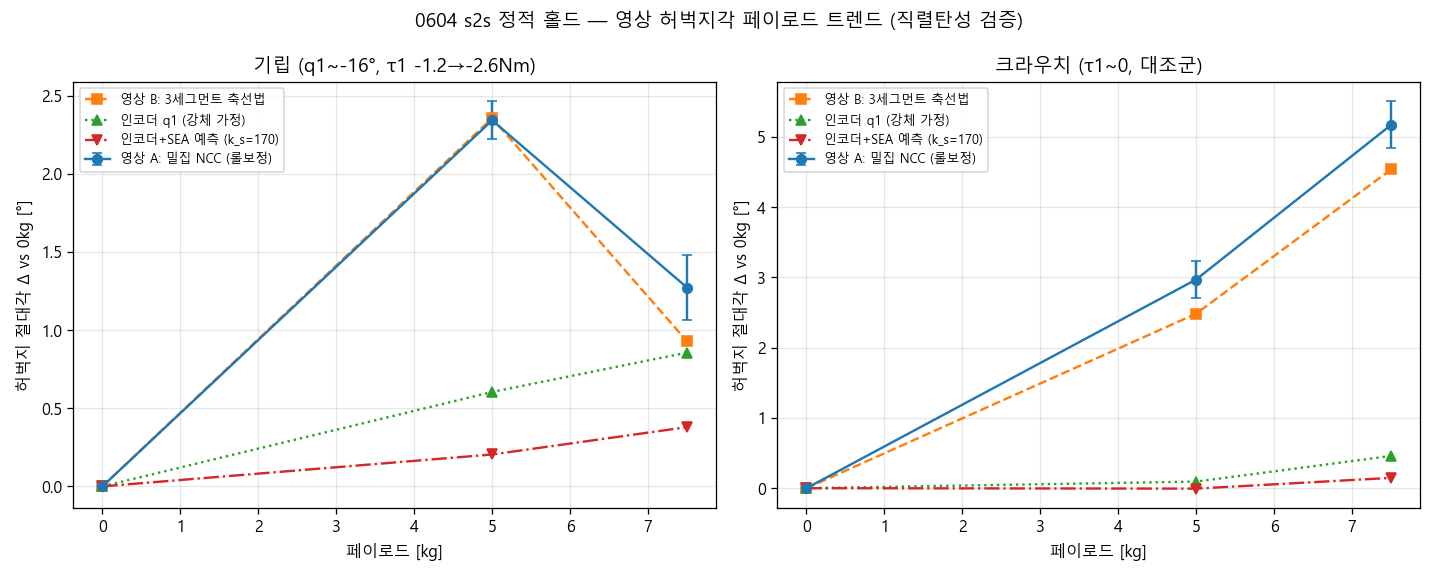

Source code (Python):
# -*- coding: utf-8 -*-
"""s2s_video_static v3 — H3 영상측: 0604 페이로드 s2s 정적 유지 구간 링크각 정밀 측정.

목적: 인코더 각도와 영상(진짜 사지) 각도의 차이 = 구동계 비틀림(직렬탄성)을 페이로드별로 측정.
  기립(q1≈−16°)에서 τ1: 0kg −1.20 / 5kg −2.39 / 7.5kg −2.62 Nm → SEA(k_s≈170)라면 ~0.4−0.5° 추가 처짐.
  크라우치(τ1≈0)는 대조군. 0kg ext(τ1≈−0.14)도 대조군.

측정 방법 진화 (v1/v2 교훈):
  · v1: 힙 디스크 = 크랭크 허브 확인 (자세 간 disc-knee 363/358/296px 불일치, 겉보기 회전이 q2 차이 추종)
    → 디스크 기반 절대각 오염. 자동 트러스 소패치는 자기유사+반사 변화로 오정합.
  · v2: 36px 소패치 Kabsch — 영상 간 스케일 1~3% 차이를 강체 모델이 흡수 못해 바이어스/기각 붕괴.
  · v3 (최종): ★밀집 마스크 NCC 정합 — 링크 전체 금속 픽셀(수천 점)을 상관계수(밝기 불변)로,
    (회전 dφ, 스케일 s, 병진 t) 완전 탐색+파라볼라. 크랭크 디스크/베어링/발 휠(구름) 제외 마스크.
    프레임별 미소 정합으로 떨림 [°] 직접 산출. 레일 좌에지 직선으로 카메라 롤 보정(영상 간).
    절대각 앵커: θ_thigh(0kg crouch) ≡ q1_enc(0kg crouch) (τ1=−0.03≈0 캘리브).

각도 규약: θ = degrees(atan2(-(dy), dx)) — 이미지 y 아래+. 픽셀 회전 dφ(x→y+)에 대해 Δθ = −dφ.
"""
# --- 실험 데이터 경로: 단일 출처 (code/bench/datapaths.py) ---
import os as _o, sys as _s
_d = _o.path.dirname(_o.path.abspath(__file__))
while _d != _o.path.dirname(_d) and not _o.path.isdir(_o.path.join(_d, 'code', 'bench')):
    _d = _o.path.dirname(_d)
if _o.path.join(_d, 'code', 'bench') not in _s.path:
    _s.path.append(_o.path.join(_d, 'code', 'bench'))
from datapaths import DATA_ROOT, CVT_ROOT  # noqa: E402
# ---------------------------------------------------------------
import os, json
os.environ.setdefault("PYTHONIOENCODING", "utf-8")
from pathlib import Path
import numpy as np
import pandas as pd
import imageio.v3 as iio
from scipy import ndimage
import matplotlib
matplotlib.use("Agg")
import matplotlib.pyplot as plt
plt.rcParams["font.family"] = "Malgun Gothic"
plt.rcParams["axes.unicode_minus"] = False

HERE = Path(__file__).parent
ROOT = Path((DATA_ROOT + "/26_06_04/no_cvt"))

KT, GR, CF = 0.091, 9.0, 0.59
A = np.array([1.15605006, 4.17389589e-4, 0.26855607, 0.04904241])
def ahat(raw, v):
    Iq = (CF/(GR*KT))*np.asarray(raw, float); s = np.sign(v)
    return A[0]*GR*KT*Iq - A[1]*GR*np.abs(Iq)*Iq - A[2]*s - A[3]*np.abs(Iq)*s

FPS = 24.0
CFG = {
    "0kg": dict(
        mp4=ROOT/"no_load/KakaoTalk_20260604_170859513.mp4", raw=ROOT/"no_load/raw_unwrap",
        payload=0.0, crouch_end_data=48.306,
        holds={"crouch": (4, 44), "stand": (134, 166), "ext": (196, 226)},
        segs={"crouch": (0.0, 48.306), "stand": (51.142, 53.218), "ext": (54.218, 68.216)}),
    "5kg": dict(
        mp4=ROOT/"load_5/KakaoTalk_20260604_170309383.mp4", raw=ROOT/"load_5/raw_unwrap",
        payload=5.0, crouch_end_data=47.486,
        holds={"crouch": (4, 64), "stand": (167, 191), "settle": (232, 254)},
        segs={"crouch": (18.058, 47.486), "stand": (51.25, 52.716)}),
    "7.5kg": dict(
        mp4=ROOT/"load_7.5/KakaoTalk_20260604_170101423.mp4", raw=ROOT/"load_7.5/raw_unwrap",
        payload=7.5, crouch_end_data=53.35,
        holds={"crouch": (4, 84), "stand": (179, 195)},
        segs={"crouch": (36.408, 53.35), "stand": (56.57, 58.414)}),
}
REF0 = {  # 0kg 평균영상 근사 좌표 (암흑 중심공 정련 전)
    "crouch": dict(knee=(577, 937), foot=(350, 1155), disc=(286, 723)),
    "stand":  dict(knee=(662, 1054), foot=(307, 1148), disc=(310, 1005)),
    "ext":    dict(knee=(460, 858), foot=(318, 1152), disc=(352, 585)),
}
TSZ = 36

def gray(a): return a.mean(axis=2).astype(np.float32)

def stream_video(cfg):
    prev, diffs, n = None, [], 0
    frames = {k: [] for k in cfg["holds"]}
    mean_rgb = {k: None for k in cfg["holds"]}
    for i, fr in enumerate(iio.imiter(str(cfg["mp4"]), plugin="FFMPEG")):
        g = gray(fr)
        if prev is not None:
            diffs.append(float(np.abs(g - prev).mean()))
        prev = g; n += 1
        for k, (a, b) in cfg["holds"].items():
            if a <= i < b:
                frames[k].append(g)
                f64 = fr.astype(np.float64)
                mean_rgb[k] = f64 if mean_rgb[k] is None else mean_rgb[k] + f64
    for k in cfg["holds"]:
        mean_rgb[k] = mean_rgb[k] / len(frames[k])
    return np.array(diffs), frames, mean_rgb, n

def motion_onset(diffs, t_from=0.8):
    d = diffs.copy(); d[np.arange(len(d)) % 24 == 23] = 0.0
    for i in range(int(t_from*FPS), len(d)-2):
        if d[i] > 1.0 and d[i+1] > 1.0 and d[i+2] > 1.0:
            return i / FPS
    return None

def cut(img, cx, cy, half):
    return img[int(round(cy))-half:int(round(cy))+half, int(round(cx))-half:int(round(cx))+half]

def ssd_match(img, T, cx, cy, r):
    h = T.shape[0] // 2
    E = np.full((2*r+1, 2*r+1), np.inf, np.float64)
    H, W = img.shape
    icx, icy = int(round(cx)), int(round(cy))
    for iy, dy in enumerate(range(-r, r+1)):
        y0 = icy + dy - h
        if y0 < 0 or y0 + 2*h > H: continue
        for ix, dx in enumerate(range(-r, r+1)):
            x0 = icx + dx - h
            if x0 < 0 or x0 + 2*h > W: continue
            p = img[y0:y0+2*h, x0:x0+2*h]
            E[iy, ix] = float(((p - T)**2).mean())
    iy, ix = np.unravel_index(np.argmin(E), E.shape)
    return icx + (ix - r), icy + (iy - r), E[iy, ix]

def refine_dark_center(img, cx, cy, r=13):
    reg = img[int(cy)-r:int(cy)+r+1, int(cx)-r:int(cx)+r+1]
    thr = reg.min() + 0.35*(reg.max() - reg.min())
    yy, xx = np.mgrid[-r:r+1, -r:r+1]
    m = ((reg < thr) & (xx**2 + yy**2 <= r*r)).astype(np.float64)
    if m.sum() < 4: return float(cx), float(cy)
    w = (thr - reg).clip(0) * m
    return float(cx + (xx*w).sum()/w.sum()), float(cy + (yy*w).sum()/w.sum())

# ── 레일 롤 ──
def rail_roll(meanimg):
    g = meanimg
    prof = ndimage.uniform_filter1d(g[498:503].mean(axis=0), 3)
    gr = np.diff(prof)
    x_guess = int(np.argmin(gr[160:280]) + 160)
    xs, ys = [], []
    for y in range(420, 1081, 2):
        p = ndimage.uniform_filter1d(g[y-1:y+2].mean(axis=0), 3)
        d = np.diff(p)
        lo = x_guess - 16
        seg = d[lo:x_guess + 16]
        i = int(np.argmin(seg))
        if seg[i] > -12: continue
        s = 0.0
        if 0 < i < len(seg)-1:
            d2 = seg[i-1] - 2*seg[i] + seg[i+1]
            if d2 > 1e-9: s = float(np.clip(0.5*(seg[i-1]-seg[i+1])/d2, -1, 1))
        xs.append(lo + i + 0.5 + s); ys.append(y)
    xs, ys = np.array(xs, float), np.array(ys, float)
    for _ in range(4):
        b = np.polyfit(ys, xs, 1)
        res = xs - np.polyval(b, ys)
        mad = np.median(np.abs(res)) + 1e-9
        keep = np.abs(res) < 3*mad*1.4826 + 0.2
        if keep.sum() < 40: break
        xs, ys = xs[keep], ys[keep]
    b = np.polyfit(ys, xs, 1)
    res = xs - np.polyval(b, ys)
    se_slope = res.std() / np.sqrt(((ys - ys.mean())**2).sum())
    return float(np.degrees(np.arctan(b[0]))), float(np.degrees(se_slope)), len(xs)

# ── 인코더 ──
_ENC_CACHE = {}
def enc_arrays(cfg):
    key = str(cfg["raw"])
    if key not in _ENC_CACHE:
        hip = pd.read_excel(cfg["raw"]/"hip.xlsx"); knee = pd.read_excel(cfg["raw"]/"knee.xlsx")
        n = min(len(hip), len(knee)); hip, knee = hip.iloc[:n], knee.iloc[:n]
        t = hip["Time"].to_numpy(float) - hip["Time"].iloc[0]
        _ENC_CACHE[key] = dict(
            t=t,
            q1=np.degrees(hip["currentAngle"].to_numpy(float)),
            q2=np.degrees(knee["currentAngle"].to_numpy(float)),
            a1=ahat(hip["currentTorque"].to_numpy(float), hip["currentAngleVelocity"].to_numpy(float)),
            a2=ahat(knee["currentTorque"].to_numpy(float), knee["currentAngleVelocity"].to_numpy(float)))
    return _ENC_CACHE[key]

def encoder_window(cfg, t0, t1):
    E = enc_arrays(cfg)
    m = (E["t"] >= t0) & (E["t"] <= t1)
    if m.sum() < 3: return None
    return dict(q1=float(E["q1"][m].mean()), q1_std=float(E["q1"][m].std()),
                q2=float(E["q2"][m].mean()), q2_std=float(E["q2"][m].std()),
                tau1=float(E["a1"][m].mean()), tau2=float(E["a2"][m].mean()),
                n=int(m.sum()), t0=round(t0, 3), t1=round(t1, 3))

# ═══════════ 밀집 마스크 NCC 정합 (그래디언트 크기 영상 — 조명/반사 불변) ═══════════
def grad_mag(img):
    g = ndimage.gaussian_filter(img.astype(np.float64), 1.2)
    gx = ndimage.sobel(g, axis=1); gy = ndimage.sobel(g, axis=0)
    return np.hypot(gx, gy).astype(np.float32)

def build_mask_pts(img_int, img_g, p_from, p_to, half_w, frac_lo, frac_hi, excl=(), step=2, min_int=85):
    """p_from→p_to 코리도 안 금속 픽셀 좌표 (x,y) + 그래디언트 값. 필터는 강도 영상, 값은 그래디언트."""
    p_from, p_to = np.array(p_from, float), np.array(p_to, float)
    d = p_to - p_from; L = np.linalg.norm(d); u = d / L; nv = np.array([-u[1], u[0]])
    x0 = int(min(p_from[0], p_to[0]) - half_w - 5); x1 = int(max(p_from[0], p_to[0]) + half_w + 5)
    y0 = int(min(p_from[1], p_to[1]) - half_w - 5); y1 = int(max(p_from[1], p_to[1]) + half_w + 5)
    xs = np.arange(max(x0, 0), min(x1, img_int.shape[1]), step)
    ys = np.arange(max(y0, 0), min(y1, img_int.shape[0]), step)
    XX, YY = np.meshgrid(xs, ys)
    P = np.stack([XX.ravel(), YY.ravel()], axis=1).astype(float)
    rel = P - p_from
    along = rel @ u / L; perp = rel @ nv
    m = (along >= frac_lo) & (along <= frac_hi) & (np.abs(perp) <= half_w)
    vals_i = img_int[P[:, 1].astype(int), P[:, 0].astype(int)]
    m &= vals_i > min_int
    for (cx, cy, r) in excl:
        m &= np.hypot(P[:, 0]-cx, P[:, 1]-cy) > r
    valg = img_g[P[:, 1].astype(int), P[:, 0].astype(int)]
    return P[m], valg[m].astype(np.float64)

def ncc_cost(valsA, valsB, ok):
    a = valsA[ok]; b = valsB[ok]
    if len(a) < 50: return 2.0
    a = a - a.mean(); b = b - b.mean()
    den = np.sqrt((a*a).sum()*(b*b).sum())
    if den < 1e-9: return 2.0
    return 1.0 - float((a*b).sum()/den)

def sample(img, pts):
    v = ndimage.map_coordinates(img, [pts[:, 1], pts[:, 0]], order=1, mode="constant", cval=-1e4)
    return v, v > -1e3

def register(imgA, imgB, ptsA, valsA, anchorA, anchorB,
             dphi_list, s_list, t_r=6, t_step=2, refine=True):
    """B ≈ transform(A): p_B = cB + s·R(dφ)·(p_A − anchorA). return best dict."""
    relA = ptsA - anchorA
    best = None
    tgrid = np.arange(-t_r, t_r+1e-9, t_step)
    for dphi in dphi_list:
        a = np.radians(dphi); c, s_ = np.cos(a), np.sin(a)
        Rm = np.array([[c, -s_], [s_, c]])
        for s in s_list:
            rot = relA @ (s*Rm).T
            for tx in tgrid:
                for ty in tgrid:
                    pB = rot + anchorB + (tx, ty)
                    vB, ok = sample(imgB, pB)
                    cost = ncc_cost(valsA, vB, ok)
                    if best is None or cost < best["cost"]:
                        best = dict(cost=cost, dphi=float(dphi), s=float(s), tx=float(tx), ty=float(ty))
    if refine:
        for _ in range(2):
            b2 = None
            for dphi in best["dphi"] + np.arange(-0.5, 0.51, 0.1):
                a = np.radians(dphi); c, s_ = np.cos(a), np.sin(a)
                Rm = np.array([[c, -s_], [s_, c]])
                for s in best["s"] + np.array([-0.005, -0.0025, 0, 0.0025, 0.005]):
                    rot = relA @ (s*Rm).T
                    for tx in best["tx"] + np.arange(-1.0, 1.01, 0.5):
                        for ty in best["ty"] + np.arange(-1.0, 1.01, 0.5):
                            pB = rot + anchorB + (tx, ty)
                            vB, ok = sample(imgB, pB)
                            cost = ncc_cost(valsA, vB, ok)
                            if b2 is None or cost < b2["cost"]:
                                b2 = dict(cost=cost, dphi=float(dphi), s=float(s), tx=float(tx), ty=float(ty))
            best = b2
    # dφ 파라볼라 정련 + 곡률
    dgrid = np.arange(-0.4, 0.41, 0.08)
    costs = []
    for dd in dgrid:
        a = np.radians(best["dphi"]+dd); c, s_ = np.cos(a), np.sin(a)
        Rm = np.array([[c, -s_], [s_, c]])
        pB = relA @ (best["s"]*Rm).T + anchorB + (best["tx"], best["ty"])
        vB, ok = sample(imgB, pB)
        costs.append(ncc_cost(valsA, vB, ok))
    costs = np.array(costs)
    i = int(np.argmin(costs))
    dsub = 0.0
    if 0 < i < len(dgrid)-1:
        d2 = costs[i-1] - 2*costs[i] + costs[i+1]
        if d2 > 1e-12: dsub = float(np.clip(0.5*(costs[i-1]-costs[i+1])/d2, -1, 1))*0.08
    best["dphi"] = best["dphi"] + dgrid[i] + dsub
    # 서브셋 산포 (6분할 dφ 재적합)
    rng = np.random.default_rng(0)
    idx = rng.permutation(len(ptsA))
    subs = []
    for kpart in range(6):
        sel = idx[kpart::6]
        if len(sel) < 60: continue
        cc = []
        for dd in np.arange(-0.6, 0.61, 0.12):
            a = np.radians(best["dphi"]+dd); c, s_ = np.cos(a), np.sin(a)
            Rm = np.array([[c, -s_], [s_, c]])
            pB = (ptsA[sel]-anchorA) @ (best["s"]*Rm).T + anchorB + (best["tx"], best["ty"])
            vB, ok = sample(imgB, pB)
            cc.append(ncc_cost(valsA[sel], vB, ok))
        cc = np.array(cc); j = int(np.argmin(cc)); ss = 0.0
        if 0 < j < len(cc)-1:
            d2 = cc[j-1] - 2*cc[j] + cc[j+1]
            if d2 > 1e-12: ss = float(np.clip(0.5*(cc[j-1]-cc[j+1])/d2, -1, 1))*0.12
        subs.append(best["dphi"] + np.arange(-0.6, 0.61, 0.12)[j] + ss)
    best["dphi_se"] = float(np.std(subs)/np.sqrt(max(len(subs), 1))) if len(subs) >= 3 else 0.3
    best["n_pts"] = len(ptsA)
    return best

# ═══════════ 실행 ═══════════
print("=== 1) 스트리밍 ===")
V = {}
for lab, cfg in CFG.items():
    diffs, frames, mean_rgb, n = stream_video(cfg)
    means = {k: mean_rgb[k].mean(axis=2).astype(np.float32) for k in cfg["holds"]}
    grads = {k: grad_mag(means[k]) for k in means}
    onset = motion_onset(diffs)
    off = cfg["crouch_end_data"] - onset
    V[lab] = dict(frames=frames, mean_rgb=mean_rgb, means=means, grad=grads, onset=onset, off=off)
    print(f"{lab}: {n}f, 온셋 {onset:.2f}s → 오프셋 {off:+.2f}s | " +
          " ".join(f"{k}:{len(frames[k])}f" for k in frames))

print("\n=== 2) 레일 롤 ===")
for lab in V:
    roll, se, npts = rail_roll(V[lab]["means"]["crouch"])
    V[lab]["roll"], V[lab]["roll_se"] = roll, se
    print(f"{lab}: roll {roll:+.3f}° ± {se:.3f} (n={npts})")

print("\n=== 3) 인코더 창 평균 (±0.3s 감도) ===")
ENC = {}
for lab, cfg in CFG.items():
    ENC[lab] = {}
    for post, (fa, fb) in cfg["holds"].items():
        if post not in cfg["segs"]:
            ENC[lab][post] = None; continue
        e = {}
        for dt, tag in ((0.0, "mid"), (-0.3, "lo"), (0.3, "hi")):
            t0 = max(fa/FPS + V[lab]["off"] + dt, cfg["segs"][post][0])
            t1 = min(fb/FPS + V[lab]["off"] + dt, cfg["segs"][post][1])
            e[tag] = encoder_window(cfg, t0, t1) if t1 > t0 else None
        e["mid"]["q1_offsens"] = round(max(abs(e[t]["q1"] - e["mid"]["q1"]) for t in ("lo", "hi") if e[t]), 3)
        ENC[lab][post] = e["mid"]
        print(f"{lab} {post}: q1 {e['mid']['q1']:+.2f}±{e['mid']['q1_std']:.2f} (감도 {e['mid']['q1_offsens']}) "
              f"q2 {e['mid']['q2']:+.2f} τ1 {e['mid']['tau1']:+.2f} τ2 {e['mid']['tau2']:+.2f}")

print("\n=== 4) 특징점 ===")
feat = {lab: {} for lab in V}
for post in ("crouch", "stand", "ext"):
    feat["0kg"][post] = {}
    for f in ("knee", "foot", "disc"):
        feat["0kg"][post][f] = refine_dark_center(V["0kg"]["means"][post], *REF0[post][f])
for lab in ("5kg", "7.5kg"):
    for post in CFG[lab]["holds"]:
        tpost = "stand" if post == "settle" else post
        feat[lab][post] = {}
        for f in ("knee", "foot", "disc"):
            T = cut(V["0kg"]["means"][tpost], *feat["0kg"][tpost][f], TSZ//2)
            x0, y0 = feat["0kg"][tpost][f]
            mx, my, me = ssd_match(V[lab]["means"][post], T, x0, y0, 95)
            if f in ("knee", "foot"):
                mx, my = refine_dark_center(V[lab]["means"][post], mx, my)
            feat[lab][post][f] = (float(mx), float(my))
for lab in V:
    for post in feat[lab]:
        k = feat[lab][post]
        print(f"{lab} {post}: knee ({k['knee'][0]:.1f},{k['knee'][1]:.1f}) foot ({k['foot'][0]:.1f},{k['foot'][1]:.1f}) "
              f"disc ({k['disc'][0]:.1f},{k['disc'][1]:.1f})")

def masks_for(lab, post, seg=None):
    """seg=None: 전체. seg=(lo,hi): 코리도 along-분수 구간 (세그먼트 축선법용)."""
    img = V[lab]["means"][post]; img_g = V[lab]["grad"][post]
    k = feat[lab][post]
    tl, th_ = (0.20, 0.97) if seg is None else seg
    thigh = build_mask_pts(img, img_g, k["disc"], k["knee"], half_w=46, frac_lo=tl, frac_hi=th_,
                           excl=[(k["disc"][0], k["disc"][1], 80), (k["knee"][0], k["knee"][1], 48)])
    sl, sh_ = (0.10, 0.95) if seg is None else seg
    shank = build_mask_pts(img, img_g, k["knee"], k["foot"], half_w=40, frac_lo=sl, frac_hi=sh_,
                           excl=[(k["knee"][0], k["knee"][1], 48), (k["foot"][0], k["foot"][1], 34)])
    return thigh, shank

print("\n=== 5) 영상 내 자세 간 정합 (진단용 — 인코더 캘리브 잔차 포함 주의) ===")
within = {lab: {} for lab in V}
for lab in V:
    imgCg = V[lab]["grad"]["crouch"]
    (ptsT, valT), (ptsS, valS) = masks_for(lab, "crouch")
    kC = np.array(feat[lab]["crouch"]["knee"])
    q1c = ENC[lab]["crouch"]["q1"]
    for post in CFG[lab]["holds"]:
        if post == "crouch": continue
        imgPg = V[lab]["grad"][post]
        kP = np.array(feat[lab][post]["knee"])
        e = ENC[lab].get(post)
        if e: dlist = -(e["q1"]-q1c) + np.arange(-4, 4.1, 0.8)
        else: dlist = np.arange(-15, 60.1, 2.5)
        w = register(imgCg, imgPg, ptsT, valT, kC, kP, dlist, np.arange(0.96, 1.041, 0.02))
        w["dtheta"] = -w["dphi"]
        if e: dlist2 = -((e["q1"]+e["q2"])-(q1c+ENC[lab]["crouch"]["q2"])) + np.arange(-4, 4.1, 0.8)
        else: dlist2 = np.arange(-40, 20.1, 2.5)
        ws = register(imgCg, imgPg, ptsS, valS, kC, kP, dlist2, np.arange(0.96, 1.041, 0.02))
        ws["dtheta"] = -ws["dphi"]
        within[lab][post] = dict(thigh=w, shank=ws)
        dq1 = (e["q1"]-q1c) if e else None
        dq12 = ((e["q1"]+e["q2"])-(q1c+ENC[lab]["crouch"]["q2"])) if e else None
        print(f"{lab} crouch→{post}: 허벅지 Δθ {w['dtheta']:+.3f}°±{w['dphi_se']:.3f} (cost {w['cost']:.3f}, s {w['s']:.3f})"
              + (f" | Δq1 {dq1:+.3f}° → 차이 {w['dtheta']-dq1:+.3f}°" if dq1 is not None else " | 인코더 없음"))
        print(f"              정강이 Δθ {ws['dtheta']:+.3f}°±{ws['dphi_se']:.3f} (cost {ws['cost']:.3f})"
              + (f" | Δ(q1+q2) {dq12:+.3f}° → 차이 {ws['dtheta']-dq12:+.3f}°" if dq12 is not None else ""))

print("\n=== 6) 영상 간 같은 자세 정합 (0kg → lab) — 방법 A: 밀집 NCC 유사변환 ===")
S_LIST_X = np.arange(0.94, 1.081, 0.01)
cross = {}
for lab in ("5kg", "7.5kg"):
    cross[lab] = {}
    for post in ("crouch", "stand"):
        img0g = V["0kg"]["grad"][post]; imgTg = V[lab]["grad"][post]
        (ptsT0, valT0), (ptsS0, valS0) = masks_for("0kg", post)
        k0 = np.array(feat["0kg"][post]["knee"]); kT = np.array(feat[lab][post]["knee"])
        droll = V[lab]["roll"] - V["0kg"]["roll"]
        out = {}
        for body, (pts, vals) in dict(thigh=(ptsT0, valT0), shank=(ptsS0, valS0)).items():
            c = register(img0g, imgTg, pts, vals, k0, kT, np.arange(-4, 4.1, 0.8), S_LIST_X)
            c["dtheta"] = -c["dphi"]
            c["dtheta_corr"] = c["dtheta"] - droll
            out[body] = c
            print(f"0kg→{lab} @{post} [{body}]: Δθ {c['dtheta']:+.3f}°±{c['dphi_se']:.3f} "
                  f"(롤보정 {c['dtheta_corr']:+.3f}°) s {c['s']:.3f} cost {c['cost']:.3f} n {c['n_pts']}")
        cross[lab][post] = out

print("\n=== 6b) 방법 B: 3세그먼트 축선법 (병진 전용 매칭 → 축 방향 회전; 스케일/전단 면역) ===")
SEGS = {"thigh": [(0.20, 0.46), (0.46, 0.72), (0.72, 0.97)],
        "shank": [(0.10, 0.39), (0.39, 0.67), (0.67, 0.95)]}
def segment_axis_rot(lab, post):
    """0kg→lab: 세그먼트별 병진 정합 → 매칭점 축선 방향 변화 [°] + 세그먼트 잔차."""
    img0g = V["0kg"]["grad"][post]; imgTg = V[lab]["grad"][post]
    k0 = np.array(feat["0kg"][post]["knee"]); kT = np.array(feat[lab][post]["knee"])
    out = {}
    for body in ("thigh", "shank"):
        c0, cT, costs, ns = [], [], [], []
        for seg in SEGS[body]:
            th_m, sh_m = masks_for("0kg", post, seg=seg)
            pts, vals = th_m if body == "thigh" else sh_m
            if len(pts) < 150:
                continue
            b = register(img0g, imgTg, pts, vals, k0, kT, [0.0], [1.0], t_r=10, t_step=2)
            cen = pts.mean(axis=0)
            c0.append(cen); cT.append(cen - k0 + kT + (b["tx"], b["ty"]))
            costs.append(b["cost"]); ns.append(len(pts))
        c0, cT = np.array(c0), np.array(cT)
        if len(c0) < 2:
            out[body] = None; continue
        # 방향: 끝-끝 벡터 (3점이면 중간점 잔차 = 휨/오정합 지표)
        v0 = c0[-1] - c0[0]; vT = cT[-1] - cT[0]
        a0_ = np.degrees(np.arctan2(-v0[1], v0[0])); aT_ = np.degrees(np.arctan2(-vT[1], vT[0]))
        dth = aT_ - a0_
        bend = np.nan
        if len(c0) == 3:
            u = v0/np.linalg.norm(v0); nv = np.array([-u[1], u[0]])
            bend = float((cT[1]-cT[0]-(c0[1]-c0[0])) @ nv)  # 중간 세그 횡 잔차 [px]
        out[body] = dict(dtheta=float(dth), dtheta_corr=float(dth - (V[lab]["roll"] - V["0kg"]["roll"])),
                         costs=[round(c_, 3) for c_ in costs], mid_resid_px=round(bend, 2) if bend == bend else None,
                         n_pts=ns, seg_c0=c0.tolist(), seg_cT=cT.tolist())
    return out

crossB = {}
for lab in ("5kg", "7.5kg"):
    crossB[lab] = {}
    for post in ("crouch", "stand"):
        r = segment_axis_rot(lab, post)
        crossB[lab][post] = r
        for body in ("thigh", "shank"):
            if r[body]:
                print(f"0kg→{lab} @{post} [{body}] 축선법: Δθ {r[body]['dtheta']:+.3f}° "
                      f"(롤보정 {r[body]['dtheta_corr']:+.3f}°) 중간잔차 {r[body]['mid_resid_px']}px cost {r[body]['costs']}")

print("\n=== 7) 프레임별 떨림 (자체 평균 대비 미소 정합, 강도 영상) ===")
scatter = {}
for lab in V:
    scatter[lab] = {}
    for post in CFG[lab]["holds"]:
        img = V[lab]["means"][post]
        k = feat[lab][post]
        ptsT, valT = build_mask_pts(img, img, k["disc"], k["knee"], half_w=46, frac_lo=0.20, frac_hi=0.97,
                                    excl=[(k["disc"][0], k["disc"][1], 80), (k["knee"][0], k["knee"][1], 48)])
        sel = np.random.default_rng(1).permutation(len(ptsT))[:1200]
        pts, vals = ptsT[sel], valT[sel]
        ka = np.array(k["knee"])
        rots = []
        for g in V[lab]["frames"][post]:
            b = register(img, g, pts, vals, ka, ka,
                         np.arange(-0.6, 0.61, 0.3), [1.0], t_r=2, t_step=1, refine=False)
            rots.append(-b["dphi"])
        rots = np.array(rots)
        scatter[lab][post] = dict(std=float(rots.std()), sem=float(rots.std()/np.sqrt(len(rots))), n=len(rots))
        print(f"{lab} {post}: 떨림 std {rots.std():.3f}° SEM {scatter[lab][post]['sem']:.3f}° (n={len(rots)})")

print("\n=== 8) 절대각 (자세별 0kg 인코더 앵커) + 핵심 비교 ===")
K_S = 170.0
# 앵커: 각 자세에서 θ(0kg) ≡ q1_enc(0kg) — 0kg 자체의 처짐(τ1: crouch −0.03 / stand −1.20)은 앵커에 흡수됨.
TH = {"0kg": {}, "5kg": {}, "7.5kg": {}}
SH = {"0kg": {}, "5kg": {}, "7.5kg": {}}
for post in ("crouch", "stand", "ext"):
    TH["0kg"][post] = ENC["0kg"][post]["q1"]
    SH["0kg"][post] = ENC["0kg"][post]["q1"] + ENC["0kg"][post]["q2"]
for lab in ("5kg", "7.5kg"):
    for post in ("crouch", "stand"):
        TH[lab][post] = TH["0kg"][post] + cross[lab][post]["thigh"]["dtheta_corr"]
        SH[lab][post] = SH["0kg"][post] + cross[lab][post]["shank"]["dtheta_corr"]
TH["5kg"]["settle"] = None  # 자세 간 정합 신뢰 불가 (cost>0.8, 외관 급변) — 원시 라인각만 보고
SH["5kg"]["settle"] = None

print("\n★ 핵심: 페이로드 비교 (0kg 기준 Δ, 같은 자세, 롤보정) — 방법 A(밀집 NCC)·B(축선법) 병기")
comp = {}
for post in ("stand", "crouch"):
    comp[post] = {}
    b_e = ENC["0kg"][post]
    for lab in ("5kg", "7.5kg"):
        e = ENC[lab][post]
        cth = cross[lab][post]["thigh"]; csh = cross[lab][post]["shank"]
        bth = crossB[lab][post]["thigh"]; bsh = crossB[lab][post]["shank"]
        dv, dvs = cth["dtheta_corr"], csh["dtheta_corr"]
        dvB = bth["dtheta_corr"] if bth else None
        dvsB = bsh["dtheta_corr"] if bsh else None
        de = e["q1"] - b_e["q1"]; des = (e["q1"]+e["q2"]) - (b_e["q1"]+b_e["q2"])
        dtau = e["tau1"] - b_e["tau1"]
        pred = de + np.degrees(dtau / K_S)
        methodAB = abs(dv - dvB) if dvB is not None else 0.3
        u = float(np.sqrt(cth["dphi_se"]**2 + V[lab]["roll_se"]**2 + V["0kg"]["roll_se"]**2 +
                          scatter[lab][post]["sem"]**2 + scatter["0kg"][post]["sem"]**2 + (0.5*methodAB)**2 + 0.1**2))
        comp[post][lab] = dict(
            d_video=round(dv, 3), d_videoB=round(dvB, 3) if dvB is not None else None,
            d_enc=round(de, 3), d_tau1=round(dtau, 3),
            d_pred_sea=round(pred, 3), excess=round(dv - de, 3),
            excessB=round(dvB - de, 3) if dvB is not None else None, unc=round(u, 3),
            d_shank_video=round(dvs, 3), d_shank_videoB=round(dvsB, 3) if dvsB is not None else None,
            d_shank_enc=round(des, 3),
            shank_excess=round(dvs - des, 3), d_tau2=round(e["tau2"] - b_e["tau2"], 3))
        c = comp[post][lab]
        print(f"{post} {lab}: 허벅지 Δ영상 A {c['d_video']:+.3f}° / B {c['d_videoB']:+.3f}° (±{c['unc']:.3f}) | "
              f"Δq1 {c['d_enc']:+.3f}° | SEA예측 {c['d_pred_sea']:+.3f}° | 초과 A {c['excess']:+.3f}° B {c['excessB']:+.3f}° "
              f"(Δτ1 {c['d_tau1']:+.2f}Nm)")
        print(f"          정강이 Δ영상 A {c['d_shank_video']:+.3f}° / B {c['d_shank_videoB']:+.3f}° | "
              f"Δ(q1+q2) {c['d_shank_enc']:+.3f}° | 초과 {c['shank_excess']:+.3f}° (Δτ2 {c['d_tau2']:+.2f}Nm) | "
              f"무릎사슬 δ2 {c['shank_excess']-c['excess']:+.3f}°")

# ── 산출물 ──
RES = {}
for lab in V:
    cfg = CFG[lab]
    RES[lab] = dict(payload=cfg["payload"], roll_deg=round(V[lab]["roll"], 3), roll_se=round(V[lab]["roll_se"], 3),
                    offset_video_to_data_s=round(V[lab]["off"], 3), holds={})
    for post in cfg["holds"]:
        k = feat[lab][post]
        e = ENC[lab].get(post)
        th_raw = float(np.degrees(np.arctan2(-(k["knee"][1]-k["disc"][1]), k["knee"][0]-k["disc"][0])))
        sh_raw = float(np.degrees(np.arctan2(-(k["foot"][1]-k["knee"][1]), k["foot"][0]-k["knee"][0])))
        RES[lab]["holds"][post] = dict(
            posture={"crouch": "크라우치(τ1~0)", "stand": "기립(q1~-16°)", "ext": "직립 신전(τ1~0)",
                     "settle": "최종 착좌(인코더 기록 종료 후)"}[post],
            n_frames=len(V[lab]["frames"][post]),
            thigh_abs_deg=round(TH[lab][post], 3) if TH[lab][post] is not None else None,
            shank_abs_deg=round(SH[lab][post], 3) if SH[lab][post] is not None else None,
            thigh_line_raw_deg=round(th_raw, 3),   # 모터면(구 disc)→무릎 원시 atan2 (크랭크 오염 참고용)
            shank_line_raw_deg=round(sh_raw, 3),   # 무릎→발 원시 atan2 (롤 미보정)
            thigh_wobble_std_deg=round(scatter[lab][post]["std"], 3),
            thigh_sem_deg=round(scatter[lab][post]["sem"], 3),
            knee_px=[round(v, 2) for v in k["knee"]], foot_px=[round(v, 2) for v in k["foot"]],
            motorface_px=[round(v, 2) for v in k["disc"]],
            motorface_knee_len_px=round(float(np.hypot(k["knee"][0]-k["disc"][0], k["knee"][1]-k["disc"][1])), 1),
            knee_foot_len_px=round(float(np.hypot(k["foot"][0]-k["knee"][0], k["foot"][1]-k["knee"][1])), 1),
            encoder=e)

def _r(d, nd=4):
    return {k: (round(v, nd) if isinstance(v, float) else v) for k, v in d.items()}
OUT = dict(
    note="v3 그래디언트 NCC 정합 (방법 A=유사변환, 방법 B=3세그먼트 축선법). "
         "절대각 앵커: 자세별 θ(0kg) ≡ q1_enc(0kg) — 0kg 자체 처짐은 앵커에 흡수 (stand τ1=-1.2Nm ~ -0.4°). "
         "disc=크랭크 허브(힙축 아님, v1 확인: 자세별 disc-knee 363/358/296px) — 마스크 제외. "
         "cross(영상간)는 레일 롤 차이 보정. 각 규약 θ=atan2(-(dy),dx). "
         "settle/within은 저신뢰 진단용 (자세 간 외관변화+인코더 캘리브 잔차 얽힘).",
    k_s_ref=K_S,
    within_video={lab: {p: {b: _r(w[b]) for b in w} for p, w in within[lab].items()} for lab in within},
    cross_video_A={lab: {p: {b: _r(c[b]) for b in c} for p, c in cross[lab].items()} for lab in cross},
    cross_video_B={lab: {p: {b: (_r(c[b]) if c[b] else None) for b in c} for p, c in crossB[lab].items()}
                   for lab in crossB},
    trials=RES, compare=comp)
json.dump(OUT, open(HERE/"_s2s_video_static.json", "w", encoding="utf-8"), ensure_ascii=False, indent=1)

# 플롯
fig, axs = plt.subplots(1, 2, figsize=(12.5, 5))
pay = [0, 5, 7.5]
for i, post in enumerate(("stand", "crouch")):
    a = axs[i]
    dv = [0] + [comp[post][l]["d_video"] for l in ("5kg", "7.5kg")]
    dvB = [0] + [comp[post][l]["d_videoB"] for l in ("5kg", "7.5kg")]
    de = [0] + [comp[post][l]["d_enc"] for l in ("5kg", "7.5kg")]
    ds = [0] + [comp[post][l]["d_pred_sea"] for l in ("5kg", "7.5kg")]
    unc = [scatter["0kg"][post]["sem"]] + [comp[post][l]["unc"] for l in ("5kg", "7.5kg")]
    a.errorbar(pay, dv, yerr=unc, marker="o", capsize=3, label="영상 A: 밀집 NCC (롤보정)")
    a.plot(pay, dvB, marker="s", ls="--", label="영상 B: 3세그먼트 축선법")
    a.plot(pay, de, marker="^", ls=":", label="인코더 q1 (강체 가정)")
    a.plot(pay, ds, marker="v", ls="-.", label="인코더+SEA 예측 (k_s=170)")
    tt = {"stand": "기립 (q1~-16°, τ1 -1.2→-2.6Nm)", "crouch": "크라우치 (τ1~0, 대조군)"}[post]
    a.set_title(tt); a.set_xlabel("페이로드 [kg]"); a.set_ylabel("허벅지 절대각 Δ vs 0kg [°]")
    a.grid(alpha=.3); a.legend(fontsize=8)
fig.suptitle("0604 s2s 정적 홀드 — 영상 허벅지각 페이로드 트렌드 (직렬탄성 검증)", fontsize=12)
fig.tight_layout(); fig.savefig(HERE/"s2s_video_static.png", dpi=115)
plt.close(fig)

# 오버레이 (마스크 + 특징점 + 링크선)
for lab in V:
    posts = list(CFG[lab]["holds"])
    fig, axs2 = plt.subplots(1, len(posts), figsize=(5.2*len(posts), 8.2))
    if len(posts) == 1: axs2 = [axs2]
    for a, post in zip(axs2, posts):
        img = V[lab]["mean_rgb"][post].round().astype(np.uint8)
        a.imshow(img[400:1280])
        k = feat[lab][post]
        (ptsT, _), (ptsS, _) = masks_for(lab, post)
        a.plot(ptsT[::9, 0], ptsT[::9, 1]-400, ls="none", marker=".", ms=1.5, alpha=.5, label="thigh mask")
        a.plot(ptsS[::9, 0], ptsS[::9, 1]-400, ls="none", marker=".", ms=1.5, alpha=.5, label="shank mask")
        for f, mk in (("knee", "o"), ("foot", "s"), ("disc", "D")):
            a.plot(k[f][0], k[f][1]-400, marker=mk, ms=10, mfc="none", mew=1.5, label=f)
        h = RES[lab]["holds"][post]
        tt = (f"허벅지 {h['thigh_abs_deg']:+.2f}° 정강이 {h['shank_abs_deg']:+.2f}°"
              if h["thigh_abs_deg"] is not None else
              f"원시 라인각 허벅지 {h['thigh_line_raw_deg']:+.2f}° 정강이 {h['shank_line_raw_deg']:+.2f}° (저신뢰)")
        a.set_title(f"{lab} {post}\n{tt}", fontsize=9)
        a.axis("off"); a.legend(fontsize=6, loc="lower right")
    fig.tight_layout()
    fig.savefig(HERE/f"s2s_video_marks_{lab.replace('.', 'p')}.png", dpi=110)
    plt.close(fig)

# 정합 검증 이미지: 0kg 평균을 적합 변환으로 워프 → 대상과 비교 (핵심 비교의 시각 증거)
def warp_check(lab, post, body="thigh"):
    c = cross[lab][post][body]
    k0 = np.array(feat["0kg"][post]["knee"]); kT = np.array(feat[lab][post]["knee"])
    img0 = V["0kg"]["means"][post]; imgT = V[lab]["means"][post]
    p0 = np.array(feat["0kg"][post]["disc" if body == "thigh" else "foot"])
    x0 = int(min(k0[0], p0[0]) - 60); x1 = int(max(k0[0], p0[0]) + 60)
    y0 = int(min(k0[1], p0[1]) - 60); y1 = int(max(k0[1], p0[1]) + 60)
    a = np.radians(c["dphi"]); s = c["s"]
    Rm = np.array([[np.cos(a), -np.sin(a)], [np.sin(a), np.cos(a)]])
    XX, YY = np.meshgrid(np.arange(x0, x1), np.arange(y0, y1))
    PT = np.stack([XX.ravel(), YY.ravel()], 1).astype(float)
    # 대상 좌표 → 0kg 좌표 (역변환)
    P0 = (PT - kT - (c["tx"], c["ty"])) @ np.linalg.inv((s*Rm)).T + k0
    W = ndimage.map_coordinates(img0, [P0[:, 1], P0[:, 0]], order=1, cval=0).reshape(XX.shape)
    Tgt_pT = PT.reshape(*XX.shape, 2)
    Tgt = ndimage.map_coordinates(imgT, [Tgt_pT[..., 1].ravel(), Tgt_pT[..., 0].ravel()],
                                  order=1, cval=0).reshape(XX.shape)
    return W, Tgt

combos = [(lab, post) for lab in ("5kg", "7.5kg") for post in ("crouch", "stand")]
fig, axs3 = plt.subplots(len(combos), 3, figsize=(13, 4.2*len(combos)))
for r, (lab, post) in enumerate(combos):
    W, Tgt = warp_check(lab, post, "thigh")
    d = np.abs(W - Tgt); d[(W == 0) | (Tgt == 0)] = 0
    axs3[r][0].imshow(W, cmap="gray"); axs3[r][0].set_title(f"0kg 워프 → {lab} {post}", fontsize=9)
    axs3[r][1].imshow(Tgt, cmap="gray"); axs3[r][1].set_title(f"{lab} {post} 실제", fontsize=9)
    axs3[r][2].imshow(d, cmap="magma")
    axs3[r][2].set_title(f"|차| (Δθ보정 {cross[lab][post]['thigh']['dtheta_corr']:+.2f}°, cost {cross[lab][post]['thigh']['cost']:.2f})", fontsize=9)
    for cc in range(3): axs3[r][cc].axis("off")
fig.suptitle("정합 검증: 0kg 평균영상을 적합 변환으로 워프 vs 대상 (허벅지 영역)", fontsize=11)
fig.tight_layout(); fig.savefig(HERE/"s2s_video_aligncheck.png", dpi=100)
plt.close(fig)
print("\ndone → _s2s_video_static.json / s2s_video_static.png / s2s_video_marks_*.png / s2s_video_aligncheck.png")
